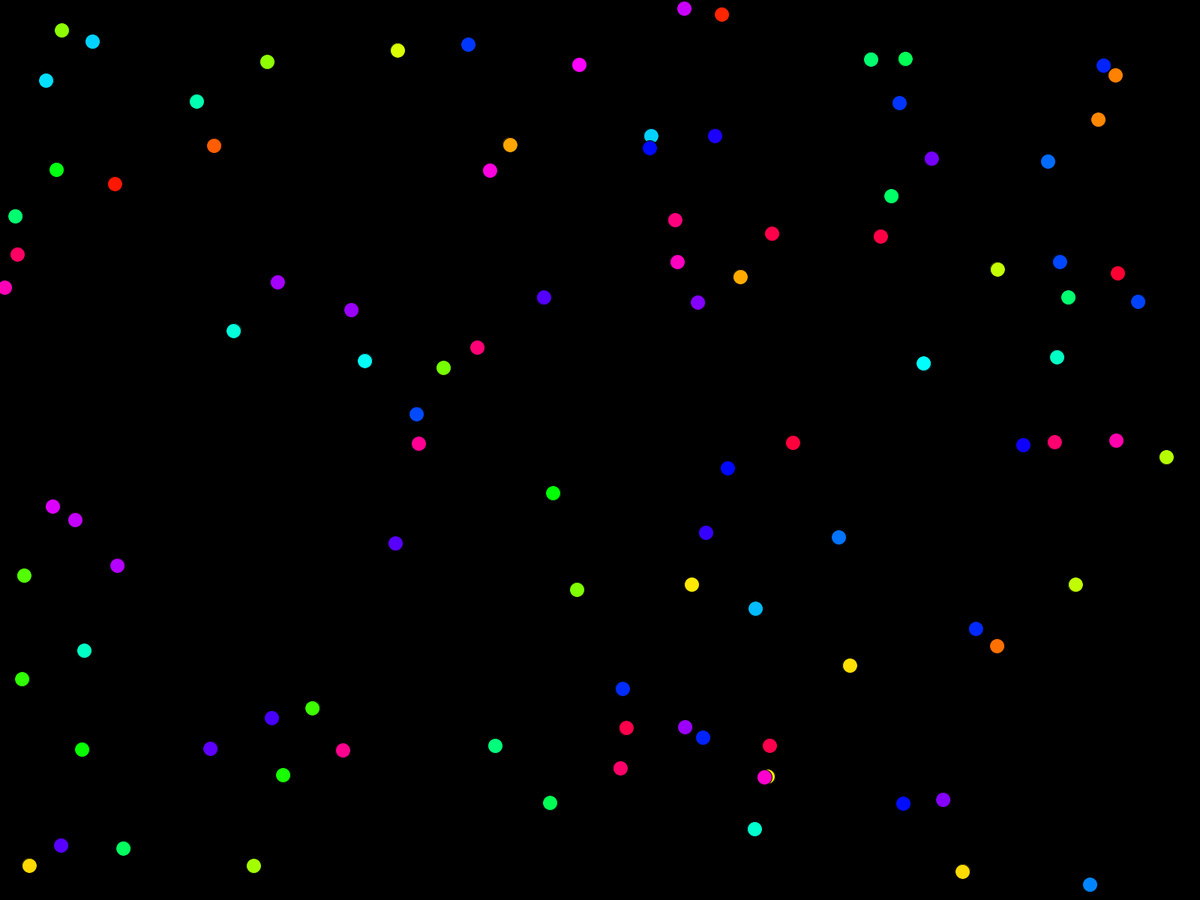
Frame 1 (no input)
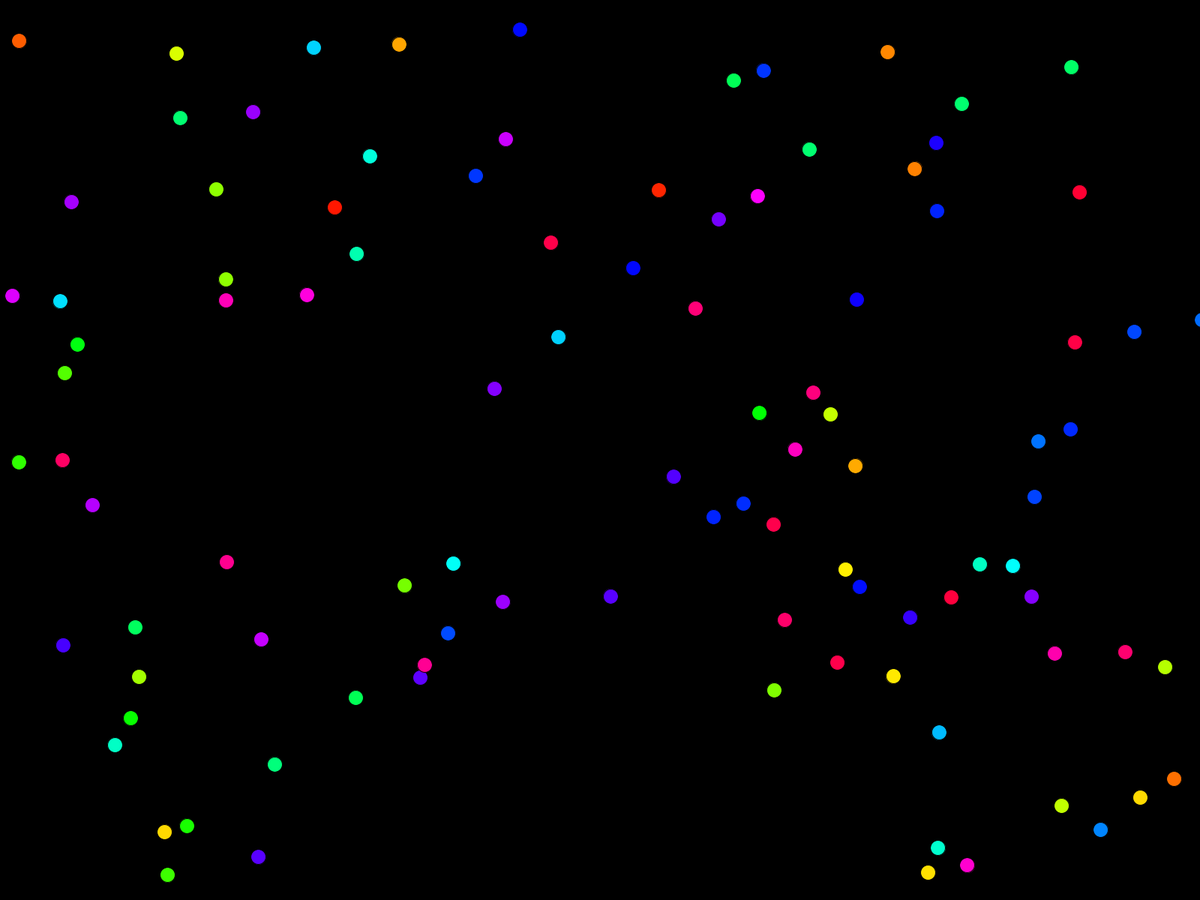
Frame 60 (the mouse pressed at the canvas centre just before this capture)
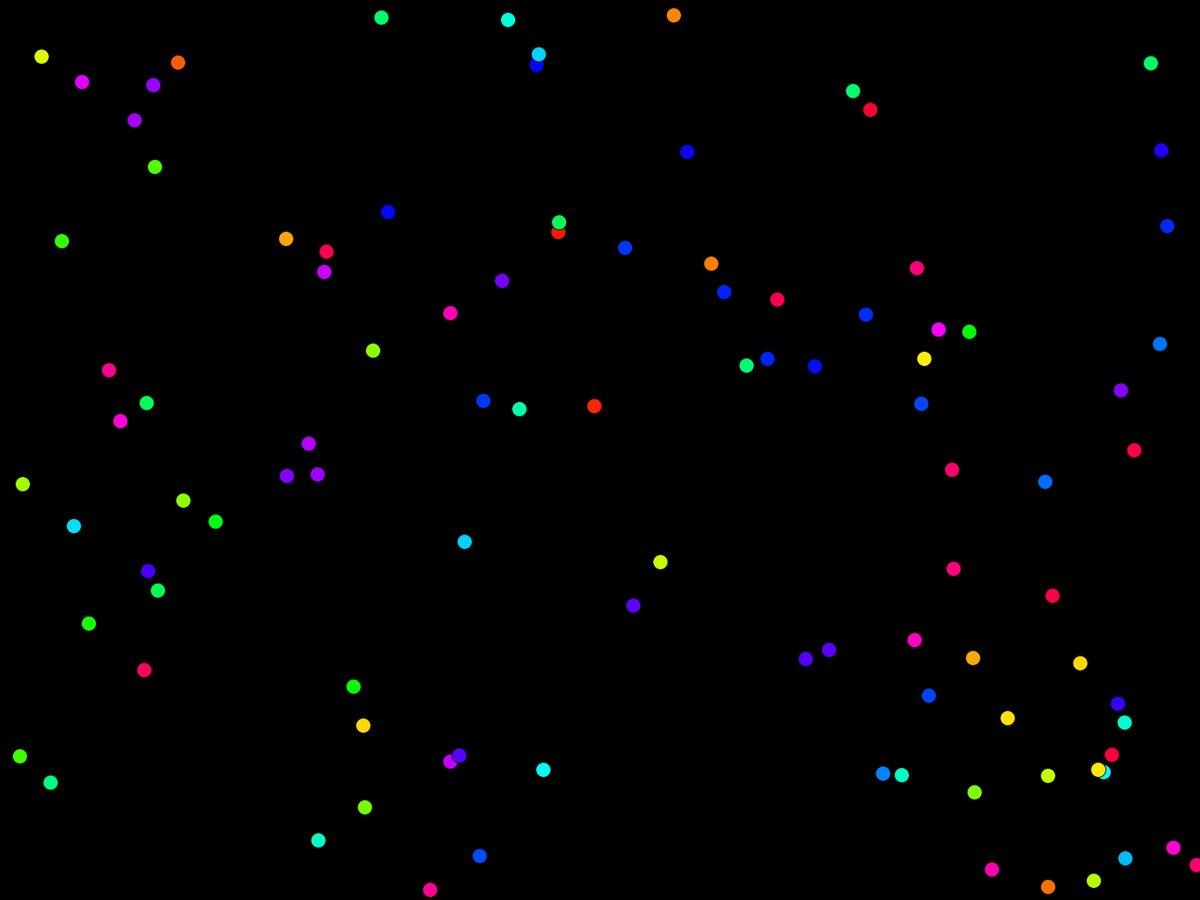
Frame 120 (the mouse held since frame 60 and released just before this capture)

The Processing sketch that drew these frames (run headless with seeded random() and noise(); from frame 60 on, the mouse is pressed at the canvas centre):

// Processing sketch: RandomLights
// ── RandomLights.pde
final int n = 100;
PVector[] dots = new PVector[n];
PVector[] vel = new PVector[n];
color[] c = new color[n]; 

void setup() {
  fullScreen();
  colorMode(HSB);
  for(int i = 0; i < dots.length; i++){
    dots[i] = new PVector(random(width), random(height));
    vel[i] = PVector.random2D().mult(5);
    c[i] = color(random(255), 255, 255);
  }
}

void draw() {
  background(0);
   for(int i = 0; i < dots.length; i++){
     dots[i].add(vel[i]);
     if(dots[i].x > width || dots[i].x < 0){
       vel[i].x *= -1;
     }
     if(dots[i].y > height || dots[i].y < 0){
       vel[i].y *= -1;
     }
     fill(c[i]);
     ellipse(dots[i].x, dots[i].y, 20,20);
   }
}
